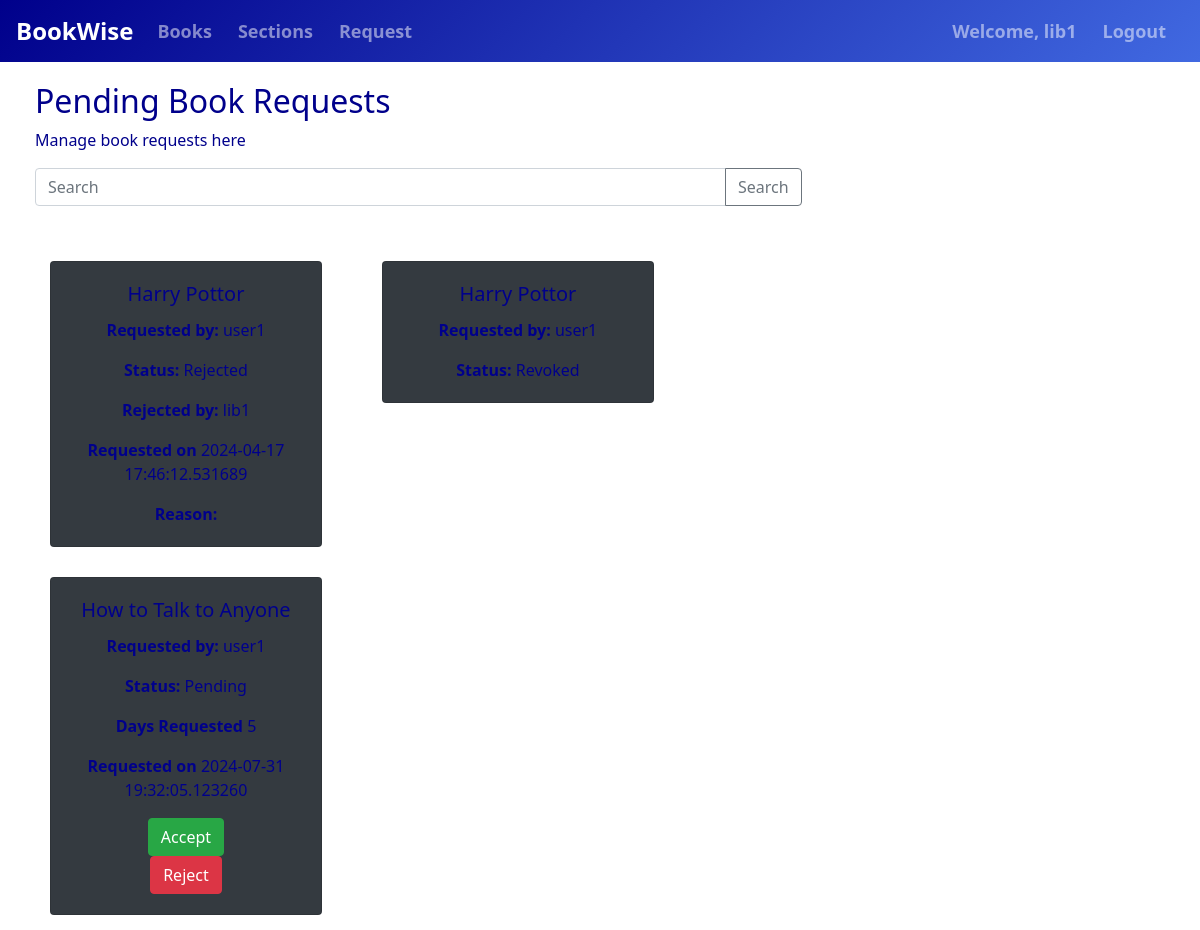
The app's page /librarian_requests (signed in) with its own data.
### main.py (models this page shows, shortened)
class User(db.Model, UserMixin):
    id = db.Column(db.Integer, primary_key=True)
    username = db.Column(db.String(100), nullable=False , unique=True)
    email = db.Column(db.String(100), nullable=False , unique=True)
    password_hash = db.Column(db.String(60), nullable=False)
    role = db.Column(db.String(20), nullable=False, default='user')
    @property
    def password(self):
        return self.password_hash

class BookRequest(db.Model):
    id = db.Column(db.Integer, primary_key=True)
    user_id = db.Column(db.Integer, db.ForeignKey('user.id'))
    user = db.relationship('User', backref='user_requests', foreign_keys=[user_id])
    book_id = db.Column(db.Integer, db.ForeignKey('book.id'), nullable=False)
    request_date = db.Column(db.DateTime, nullable=False, default=datetime.now)
    request_days = db.Column(db.Integer, nullable=False)
    librarian_id = db.Column(db.Integer, db.ForeignKey('user.id'))
    librarian = db.relationship('User', backref='librarian_requests', foreign_keys=[librarian_id])
    status = db.Column(db.String(100), nullable=False)
    accept_date = db.Column(db.DateTime)
    expiry_date = db.Column(db.DateTime)
    remarks = db.Column(db.String(500))

class Book(db.Model):
    id = db.Column(db.Integer, primary_key=True)
    sectionid = db.Column(db.Integer, db.ForeignKey('section.id'), nullable=False)
    section = db.Column(db.Integer, db.ForeignKey('section.title'), nullable=False)
    name = db.Column(db.String(100), nullable=False)
    author = db.Column(db.String(100), nullable=False)
    description = db.Column(db.Text, nullable=False)
    date_issued = db.Column(db.DateTime, nullable=True)
    image = db.Column(db.LargeBinary, nullable=True)
    pdf = db.Column(db.String, nullable=True)
    requests = db.relationship('BookRequest', backref='book', lazy=True)

### main.py (the view)
@app.route('/librarian_requests', methods=['GET'])
@role_required('librarian')
def librarian_requests():
    all_requests = BookRequest.query.all()
    return render_template('librequest.html', requests=all_requests)

### main.py (called while the page is built)
@login_manager.user_loader
def load_user(user_id):
    return User.query.get(int(user_id))

def role_required(role):
    def decorator(f):
        @wraps(f)
        def decorated_function(*args, **kwargs):
            if not current_user.is_authenticated or current_user.role != role:
                return redirect(url_for('liblogin_page'))
            return f(*args, **kwargs)
        return decorated_function
    return decorator

@app.context_processor
def make_utility_functions_available():
    return dict(get_average_rating=get_average_rating)

### templates/librequest.html (shortened to what this page needs)
{% extends 'libbase.html' %}
{% block content %}
<div class="row" style="margin-top:20px; margin-left:20px">
    <div class="col-8">
         <h2>Pending Book Requests</h2>
         <p>Manage book requests here</p>
         <form action="/searchlibrequest" method="GET">
            <div class="input-group mb-3">
                <input type="text" class="form-control" name="q" placeholder="Search">
                <div class="input-group-append">
                    <button class="btn btn-outline-secondary" type="submit">Search</button>
                </div>
            </div>
        </form>
         <br>
         <div class="row">
            {% for request in requests %}
                <div class="col-md-5">
                    <div class="card text-center bg-dark" style="margin: 15px;">
                        <div class="card-body">
                             <h5 class="card-title">{{ request.book.name }}</h5>
                            <p class="card-text"><strong>Requested by: </strong>{{ request.user.username }}</p>
                            <p class="card-text"><strong>Status: </strong>{{ request.status }}</p>
                            {% if request.status == 'Accepted' %}
                                <p class="card-text"><strong>Issued by: </strong>{{ request.librarian.username }}</p>
                                <p class="card-text"><strong>Days Requested </strong>{{ request.request_days }}</p>
                                <p class="card-text"><strong>Requested on </strong>{{ request.request_date }}</p>
                                <p class="card-text"><strong>Issued on: </strong>{{ request.accept_date }}</p>
                                <p class="card-text"><strong>Due Date: </strong>{{ request.expiry_date }}</p>
                                <form method="POST" action="{{ url_for('revoke_access', request_id=request.id) }}">
                                    <button type="button" class="btn btn-warning" data-toggle="modal" data-target="#revokeModal">Revoke</button>
                                    <div class="modal fade" id="revokeModal" tabindex="-1" role="dialog" aria-labelledby="revokeModalLabel" aria-hidden="true">
                                        <div class="modal-dialog" role="document">
                                            <div class="modal-content">
                                                <div class="modal-header">
                                                    <h5 class="modal-title" id="revokeModalLabel">Revoke Access</h5>
                                                    <button type="button" class="close" data-dismiss="modal" aria-label="Close">
                                                        <span aria-hidden="true">&times;</span>
                                                    </button>
                                                </div>
                                                <div class="modal-body">
                                                    <input type="text" class="form-control" name="remarks" placeholder="Remarks">
                                                </div>
                                                <div class="modal-footer">
                                                    <button type="button" class="btn btn-secondary" data-dismiss="modal">Cancel</button>
                                                    <button type="submit" class="btn btn-warning">Revoke</button>
                                                </div>
                                            </div>
                                        </div>
                                    </div>
                                </form>
                            {% elif request.status == 'Rejected' %}
                                <p class="card-text"><strong>Rejected by: </strong>{{ request.librarian.username }}</p>
                                <p class="card-text"><strong>Requested on </strong>{{ request.request_date }}</p>
                                <p class="card-text"><strong>Reason: </strong>{{ request.rejection_reason }}</p>
                            {% elif request.status == 'Pending' %}
                                <p class="card-text"><strong>Days Requested </strong>{{ request.request_days }}</p>
                                <p class="card-text"><strong>Requested on </strong>{{ request.request_date }}</p>
                                <form method="POST" action="{{ url_for('accept_request', request_id=request.id) }}">
                                    <button type="submit" class="btn btn-success">Accept</button>
                                </form>
                                <form method="POST" action="{{ url_for('reject_request', request_id=request.id) }}">
                                    <button type="button" class="btn btn-danger" data-toggle="modal" data-target="#rejectModal">Reject</button>
                                </form>
                            {% endif %}
                        </div>
                    </div>
                </div>
            {% endfor %}
        </div>
    </div>
{% endblock %}

### templates/libbase.html (shortened to what this page needs)
<!doctype html>
<html lang="en">
  <!doctype html>
<html lang="en">
  <head>
    <link rel="stylesheet" href="https://cdn.jsdelivr.net/npm/bootstrap@4.5.3/dist/css/bootstrap.min.css">
  </head>
</html>
  <body>
    <nav class="navbar navbar-expand-md navbar-dark bg-dark">
      <a class="navbar-brand" href="#">BookWise</a>
      <div class="collapse navbar-collapse" id="navbarNav">
        {% if current_user.is_authenticated and current_user.role == 'librarian' %}
          <ul class="navbar-nav">
            <li class="nav-item">
              <a class="nav-link" href="{{ url_for('libbook')}}">Books</a>
            </li>
            <li class="nav-item">
              <a class="nav-link" href="{{ url_for('section_page')}}">Sections</a>
            <li class="nav-item">
              <a class="nav-link" href="{{ url_for('librarian_requests')}}">Request</a>
            </li>
          </ul>
            <ul class="navbar-nav ml-auto">
              <li class="nav-item">
                <a class="nav-link" href="#"> Welcome, {{ current_user.username }}</a>
              </li>
              <li class="nav-item">
                <a class="nav-link" href="{{ url_for('logout_page')}}">Logout</a>
              </li>
            </ul>
          {% else %}
            <ul class="navbar-nav ml-auto">
              <li class="nav-item">
                <a class="nav-link" href="{{ url_for('liblogin_page')}}">Login</a>
              </li>
            </ul>
          {% endif %}
      </div>
    </nav>
    {% block content %}
    {% endblock %}
  </body>
</html>

### templates/libbase.html (style rules this page uses)
:root { --primary-dark: #00008B; --primary-light: #4169E1; --secondary-dark: #1E3799; --background: #ffffff; --text-dark: #00008B; --text-light: #ffffff; }
body { background-color: var(--background); color: var(--text-dark); font-family: 'Segoe UI', Tahoma, Geneva, Verdana, sans-serif; }
.navbar { background: linear-gradient(135deg, var(--primary-dark), var(--primary-light)); }
.navbar-brand { font-size: 24px; font-weight: bold; }
.navbar-nav .nav-link { color: white; font-size: 18px; font-weight: bold; margin-right: 10px; }

### records on screen
User: username "lib1"
BookRequest: book.name "Harry Pottor", user.username "user1", status "Rejected", librarian.username "lib1", request_date "2024-04-17 17:46:12.531689"
BookRequest: book.name "Harry Pottor", user.username "user1", status "Revoked"
BookRequest: book.name "How to Talk to Anyone", user.username "user1", status "Pending", request_days "5", request_date "2024-07-31 19:32:05.123260"
